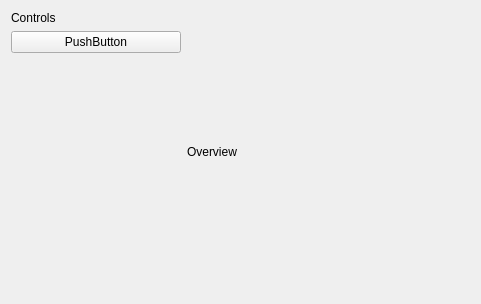
<?xml version="1.0" encoding="UTF-8"?>
<ui version="4.0">
 <class>AnalyzeTetanusWindow</class>
 <widget class="QWidget" name="AnalyzeTetanusWindow">
  <property name="geometry">
   <rect>
    <x>0</x>
    <y>0</y>
    <width>481</width>
    <height>304</height>
   </rect>
  </property>
  <property name="windowTitle">
   <string>Form</string>
  </property>
  <layout class="QHBoxLayout" name="flowLayout" stretch="3,5">
   <item>
    <layout class="QVBoxLayout" name="leftLayout">
     <item>
      <widget class="QLabel" name="title_controls">
       <property name="text">
        <string>Controls</string>
       </property>
      </widget>
     </item>
     <item>
      <widget class="QPushButton" name="pushButton">
       <property name="text">
        <string>PushButton</string>
       </property>
      </widget>
     </item>
     <item>
      <spacer name="verticalSpacer_2">
       <property name="orientation">
        <enum>Qt::Orientation::Vertical</enum>
       </property>
       <property name="sizeHint" stdset="0">
        <size>
         <width>20</width>
         <height>40</height>
        </size>
       </property>
      </spacer>
     </item>
    </layout>
   </item>
   <item>
    <layout class="QVBoxLayout" name="rightLayout">
     <item>
      <widget class="QLabel" name="title_overview">
       <property name="text">
        <string>Overview</string>
       </property>
      </widget>
     </item>
    </layout>
   </item>
  </layout>
 </widget>
 <resources/>
 <connections/>
</ui>
